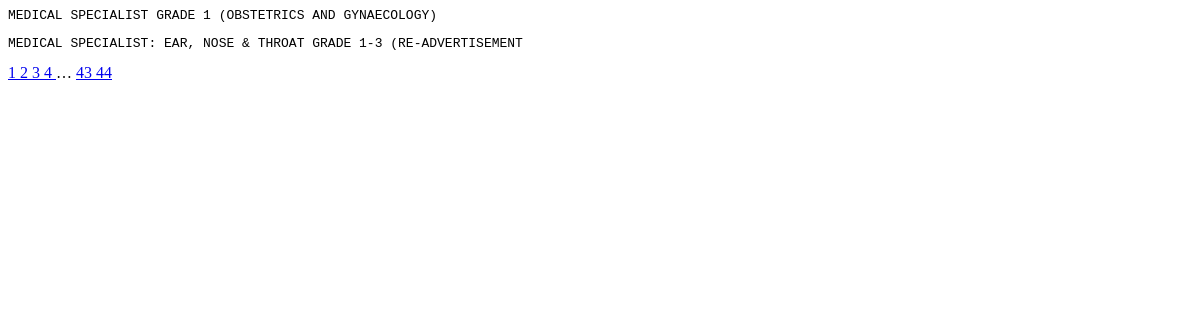
The app's page /xxx/1/, older data.
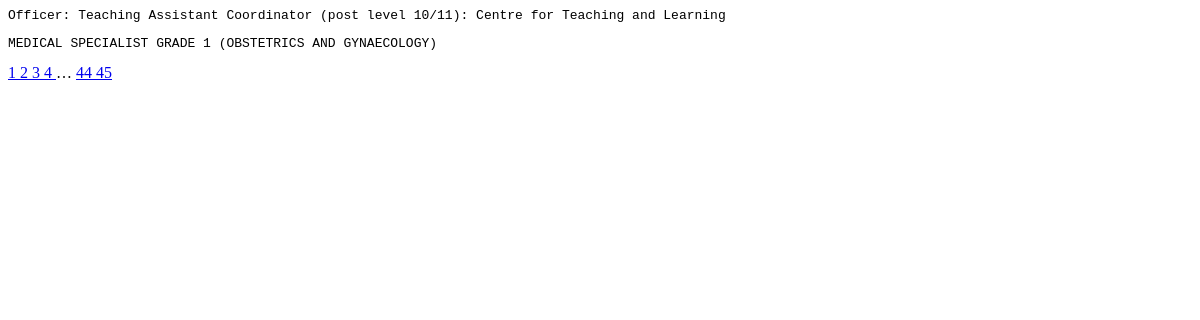
The same page, newer data.
### base/models.py (models this page shows, shortened)
class Job(models.Model):
    title = models.CharField(max_length=200)
    description = models.TextField(null=True, blank=True)
    location  = models.CharField(max_length=200,null=True,blank=True)
    salary  = models.CharField(max_length=200,null=True,blank=True)
    remotePosition  = models.BooleanField(null=True,blank=True)
    jobType  =  models.ForeignKey(JobTypes,on_delete=models.SET_NULL,null=True,blank=True)
    jobCategory  =  models.ForeignKey(JobCategories,on_delete=models.SET_NULL,null=True,blank=True)
    positionFilled  = models.BooleanField(null=True,blank=True)
    featuredListing  = models.BooleanField(null=True,blank=True)
    importantInformation  = models.CharField(max_length=200,null=True,blank=True)
    expiryDate  = models.DateField(null=True, blank=True)
    applicationLinkOrEmail  = models.CharField(max_length=200)
    created = models.DateTimeField(auto_now_add=True)
    updated = models.DateTimeField(auto_now_add=True)
    companyname = models.CharField(max_length=200)
    seodescription = models.TextField(null=True, blank=True)
    companylogo = models.ImageField(null=True,blank=True,default="logo.png")
    companylogoexternal = models.URLField(null=True, blank=True)
    class Meta:
        ordering = ['-updated','-created']
    def __str__(self) :
        return self.title

### base/views.py (the view)
# urls.py: path('xxx/<int:page>/',views.xxx,name="xxx"),
def xxx(request, page):
    jobs = Job.objects.all()
    paginator = Paginator(jobs, per_page=2)
    page_object = paginator.get_page(page)
    page_object.adjusted_elided_pages = paginator.get_elided_page_range(page)
    context = {"page_obj": page_object}
    return render(request, "base/xxx.html", context)

### base/templates/base/xxx.html
{% for kw in page_obj %}
<pre>{{kw}}</pre>
{% endfor %}
{% for page_number in page_obj.adjusted_elided_pages %}
{% if page_number == page_obj.paginator.ELLIPSIS %}
    {{page_number}}
{% else %}
    <a
        href="{% url 'xxx' page_number %}"
        class="{% if page_number == page_obj.number %}current{% endif %}"
    >
        {{page_number}}
    </a>
{% endif %}
{% endfor %}

Row changes from the older to the newer data that the page shows:
no longer on this page (row unchanged): Job: title "MEDICAL SPECIALIST: EAR, NOSE & THROAT GRADE 1-3 (RE-ADVERTISEMENT"
added Job: title "Officer: Teaching Assistant Coordinator (post level 10/11): Centre for Teaching and Learning"
Text that changed along with them:
new list line: "45"
list line gone: "43"
